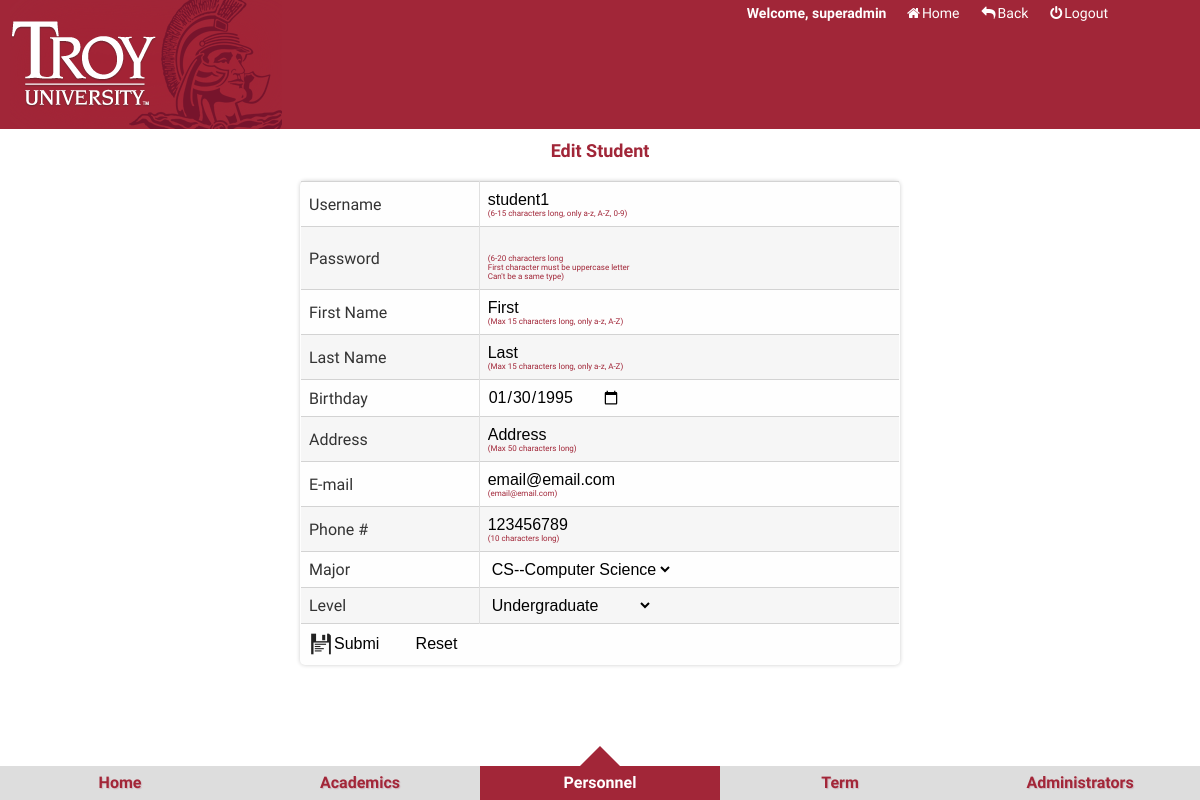
Screenshot of /admin/editStud.php?id=1000001 (signed in) with the database file from the repository.
### tables this page shows
CREATE TABLE `troy_students` (
  `sId` int(11) unsigned NOT NULL AUTO_INCREMENT,
  `username` varchar(45) NOT NULL,
  `password` char(45) NOT NULL,
  `sFirstName` varchar(45) NOT NULL,
  `sLastName` varchar(45) NOT NULL,
  `sBTD` varchar(45) NOT NULL,
  `sAddress` varchar(45) NOT NULL,
  `sEmail` varchar(45) NOT NULL,
  `phoneNum` int(15) NOT NULL,
  `sMajorId` varchar(45) NOT NULL,
  `level` varchar(45) NOT NULL,
  PRIMARY KEY (`sId`),
  UNIQUE KEY `username` (`username`)
);

CREATE TABLE `troy_level` (
  `id` int(10) unsigned NOT NULL AUTO_INCREMENT,
  `levelName` varchar(100) NOT NULL,
  PRIMARY KEY (`id`)
);

### lib/mysql.func.php (called while the page is built, shortened)
<?php
function fetchOne($sql,$result_type=MYSQLI_ASSOC){
    $link=mysqli_connect(DB_HOST,DB_USER,DB_PWD,DB_DBNAME) or die("Connect MySQL Fail:".mysqli_errno($link).":".mysqli_errno($link));
    $result=mysqli_query($link,$sql);
    $row=mysqli_fetch_array($result,$result_type);
    return $row;
}
function fetchAll($sql,$result_type=MYSQLI_ASSOC){
    $link=mysqli_connect(DB_HOST,DB_USER,DB_PWD,DB_DBNAME) or die("Connect MySQL Fail:".mysqli_errno($link).":".mysqli_errno($link));
    $result=mysqli_query($link,$sql);
    while(@$row=mysqli_fetch_array($result,$result_type)){
        $rows[]=$row;
    }
    return $rows;
}

### core/students.inc.php (called while the page is built, shortened)
<?php
function getStudById($id){
    $sql="select * from troy_students as stud LEFT JOIN troy_subjects as sub ON stud.sMajorId=sub.id WHERE stud.sId={$id}";
    return fetchOne($sql);
}

### core/level.inc.php (called while the page is built, shortened)
<?php
function getAllLevel(){
    $sql="select * from troy_level";
    $rows=fetchAll($sql);
    return $rows;
}

### core/subjects.inc.php (called while the page is built, shortened)
<?php
function getAllSub(){
    $sql="select id,subShortName,subName from troy_subjects";
    $rows=fetchAll($sql);
    return $rows;
}

### admin/editStud.php (the view, shortened to what this page needs)
<?php
$id=$_REQUEST['id'];
$rows=getAllSub();
$studInfo=getStudById($id);
$levelInfos=getAllLevel();
?>
<!DOCTYPE html>
<html lang="en">
<head>
    <link href="../css/normalize.css" type="text/css" rel="stylesheet">
    <link href="css/main.css" type="text/css" rel="stylesheet">
    <link href="css/content.css" type="text/css" rel="stylesheet">
    <link href="../css/font-awesome.css" type="text/css" rel="stylesheet">
    <link href="css/animation.css" type="text/css" rel="stylesheet">
    <link href="css/backstage.css" type="text/css" rel="stylesheet">
</head>
<body>
<div class="head">
    <div class="logo fl"><a href="#"></a></div>
    <div class="operation_user fr">
        <div class="link">
            <b style="color:#fff">Welcome,
                <?php
                if(isset($_SESSION['TroyCourSYSadminName'])){
                    echo $_SESSION['TroyCourSYSadminName'];
                }elseif(isset($_COOKIE['TroyCourSYSadminName'])){
                    echo $_COOKIE['TroyCourSYSadminName'];
                }
                ?>
            </b>&nbsp;&nbsp;<a href="index.php" style="color:#fff" class="" ><i class="fa fa-home"></i><span>Home</span></a><a href="#" class="" onclick="history.go(-1)" style="color:#fff"><i class="fa fa-reply"></i><span>Back</span></a><a href="doAdminAction.php?act=logout" class="" style="color:#fff"><i class="fa fa-power-off"></i><span>Logout</span></a>
        </div>
    </div>
</div>
<div class="container">
    <div class="st-container">
        <a href="#st-panel-1">Home</a>
        <a href="#st-panel-2">Academics</a>
        <a href="#st-panel-3">Personnel</a>
        <a href="#st-panel-4">Term</a>
        <a href="#st-panel-5">Administrators</a>
        <div class="details">
            <form action="doAdminAction.php?act=editStud&id=<?php echo $id;?>" onsubmit="return FormStudCheck()" method="post" enctype="multipart/form-data">
                <table class="table" width="70%" border="1" cellpadding="5" cellspacing="0" bgcolor="#cccccc">
                    <caption>Edit Student</caption>
                    <tr>
                        <td align="right">Username</td>
                        <td><input type="text" name="username" value="<?php echo $studInfo['username'];?>"/><span style="color:#a12638;font-size:8px;"><li>(6-15 characters long, only a-z, A-Z, 0-9)</li></span></td>
                    </tr>
                    <tr>
                        <td align="right">Password</td>
                        <td><input type="password" name="password" value=""/><span style="color:#a12638;font-size:8px;"><li>(6-20 characters long</li><li>First character must be uppercase letter</li><li>Can't be a same type)</li></span></td>
                    </tr>
                    <tr>
                        <td align="right">First Name</td>
                        <td><input type="text" name="sFirstName" value="<?php echo $studInfo['sFirstName'];?>"/><span style="color:#a12638;font-size:8px;"><li>(Max 15 characters long, only a-z, A-Z)</li></span></td>
                    </tr>
                    <tr>
                        <td align="right">Last Name</td>
                        <td><input type="text" name="sLastName" value="<?php echo $studInfo['sLastName'];?>"/><span style="color:#a12638;font-size:8px;"><li>(Max 15 characters long, only a-z, A-Z)</li></span></td>
                    </tr>
                    <tr>
                        <td align="right">Birthday</td>
                        <td><input type="date" name="sBTD" value="<?php echo $studInfo['sBTD'];?>"/></td>
                    </tr>
                    <tr>
                        <td align="right">Address</td>
                        <td><input type="text" name="sAddress" value="<?php echo $studInfo['sAddress'];?>"/><span style="color:#a12638;font-size:8px;"><li>(Max 50 characters long)</li></span></td>
                    </tr>
                    <tr>
                        <td align="right">E-mail</td>
                        <td><input type="email" name="sEmail" value="<?php echo $studInfo['sEmail'];?>"/><span style="color:#a12638;font-size:8px;"><li>(email@email.com)</li></span></td>
                    </tr>
                    <tr>
                        <td align="right">Phone #</td>
                        <td><input type="number" name="phoneNum" value="<?php echo $studInfo['phoneNum'];?>"/><span style="color:#a12638;font-size:8px;"><li>(10 characters long)</li></span></td>
                    </tr>
                    <tr>
                        <td>Major</td>
                        <td>
                            <select name="sMajorId">
                                <?php foreach($rows as $row):?>
                                    <option value="<?php echo $row['id'];?>" <?php echo ($row['subShortName']==$studInfo['subShortName'])?"selected=selected":NULL;?>><?php echo $row['subShortName']."--".$row['subName'];?></option>
                                <?php endforeach;?>
                            </select>
                        </td>
                    </tr>
                    <tr>
                        <td>Level</td>
                        <td>
                            <select name="level">
                                <?php foreach($levelInfos as $levelInfo):?>
                                    <option value="<?php echo $levelInfo['id'];?>" <?php echo ($levelInfo['id']==$studInfo['level'])?"selected=selected":NULL;?>><?php echo $levelInfo['levelName'];?></option>
                                <?php endforeach;?>
                            </select>
                        </td>
                    </tr>
                    <tr>
                        <td colspan="2"><input type="submit" class="sub24x24" value="Submit"/><input type="reset" class="res24x24"  value="Reset"/></td>
                    </tr>
                </table>
            </form>
        </div>
    </div>
</div>
</body>
</html>

### admin/css/main.css (style rules this page uses)
* { margin: 0;padding:0;font-family: 'Exo', sans-serif; }
body { font-family: Georgia,Serif;background: #fff;font-weight: 400;font-size: 15px;color: #333;-webkit-font-smoothing:antialiased; }
a { text-decoration: none;color: #555; }
li { list-style: none; }
input,select,textarea { outline: none;border: none; background: none; }
.fr { float:right }
.fl { float:left }
.head { position:relative;height: 129px;width:100%; background:#a12638;overflow: hidden;z-index: 999999;font-family:"Josefin Slab","Myriad Pro",Arial,sans-serif; }
.logo { width: 282px; height: 100%; background: url(../../img/logo-TROY.png) 10px center no-repeat; }
.operation_user { height:27px;font-size:14px;overflow: hidden;position: absolute;top:0;right:0%;margin-right:80px; }
.link { line-height:27px; }
.link span { padding: 0 2px; }
.link a { padding: 0 10px; }
.st-container { width: 100%;height: 100%;position: absolute;left:0;bottom:0px;font-family:"Josefin Slab","Myriad Pro",Arial,sans-serif; }
.st-container>input,.st-container>a { width: 20%;height: 34px;line-height:34px;position: fixed;bottom:0px;cursor: pointer; }
.st-container>a { z-index: 10;font-weight: 700;font-size: 16px;background: #ddd;text-align: center;color:#A22638;text-shadow:1px 1px 1px rgba(151,24,64,0.2); }
#st-control-1,#st-control-1 + a { left:0; }
#st-control-2,#st-control-2 + a { left:20%; }
#st-control-3,#st-control-3 + a { left:40%; }
#st-control-4,#st-control-4 + a { left:60%; }
#st-control-5,#st-control-5 + a { left:80%; }
.st-container input:checked + a,.st-container input:checked:hover + a { background:#A22638;color:#FFF }
.st-container input:checked + a:after { content: "";width: 0;height: 0;overflow: hidden;border:20px solid transparent;border-bottom-color: #A22638;position: absolute;left: 50%;margin-left: -20px;bottom:100%;margin-top: 34px; }

### admin/css/backstage.css (style rules this page uses)
.sub24x24 { background: url(../img/icon/submitBtn24x24.png) no-repeat left center;padding-left:25px;width: 70px;height: 24px; }
.res24x24 { background: url(../img/icon/resetBtn24x24.png) no-repeat left center;padding-left:25px;width: 70px;height: 24px;margin-left: 10px }
.details { margin-top: 140px }
table { overflow:hidden;font-size: 16px;font-family: 'Exo', sans-serif;border:1px solid #d3d3d3;background:#fefefe;border-collapse:collapse;width:50%;margin:5% auto;border-radius:5px;-webkit-border-radius:5px;-moz-border-radius:5px;box-shadow: 0 0 4px rgba(0, 0, 0, 0.2);-webkit-box-shadow: 0 0 4px rgba(0, 0, 0, 0.2);-moz-box-shadow: 0 0 4px rgba(0, 0, 0, 0.2); }
.table caption { color: #a12638;padding-bottom: 20px;font-size: 18px;font-family: 'Exo', sans-serif;font-weight: bold }
.table th, .table td { padding:8px; text-align:left; }
.table td { border-right:1px solid #e0e0e0; }
.table tr:nth-child(even) { background:#f6f6f6; }

### admin/editStud.php (style rules this page uses)
body { overflow: hidden; }

### rows the page displays
troy_students: username "student1", sFirstName "First", sLastName "Last", sBTD "01/30/1995", sAddress "Address", sEmail "email@email.com", phoneNum "123456789", level "Undergraduate"

### other values shown
$_SESSION['TroyCourSYSadminName'] "superadmin"
form field sMajorId "CS--Computer Science"
